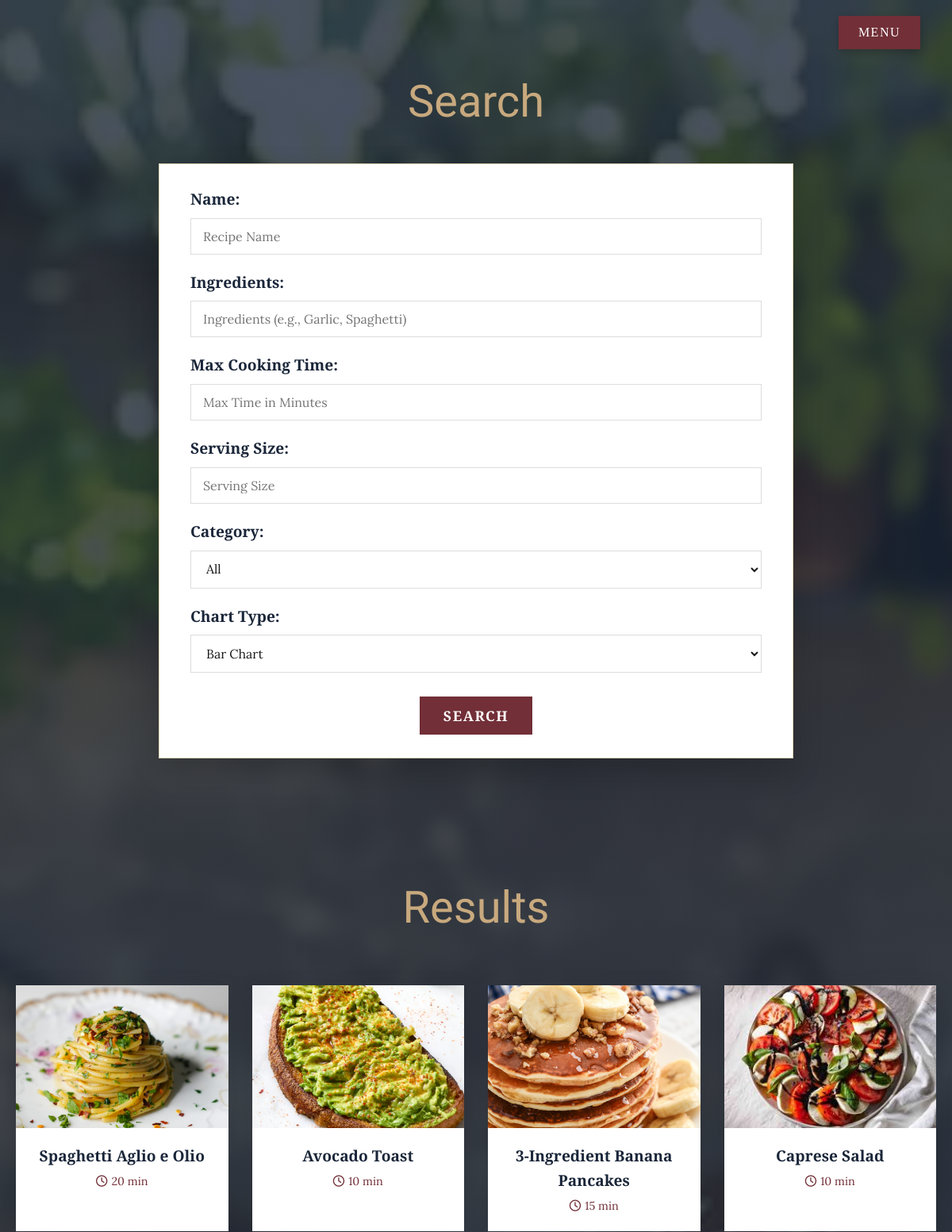
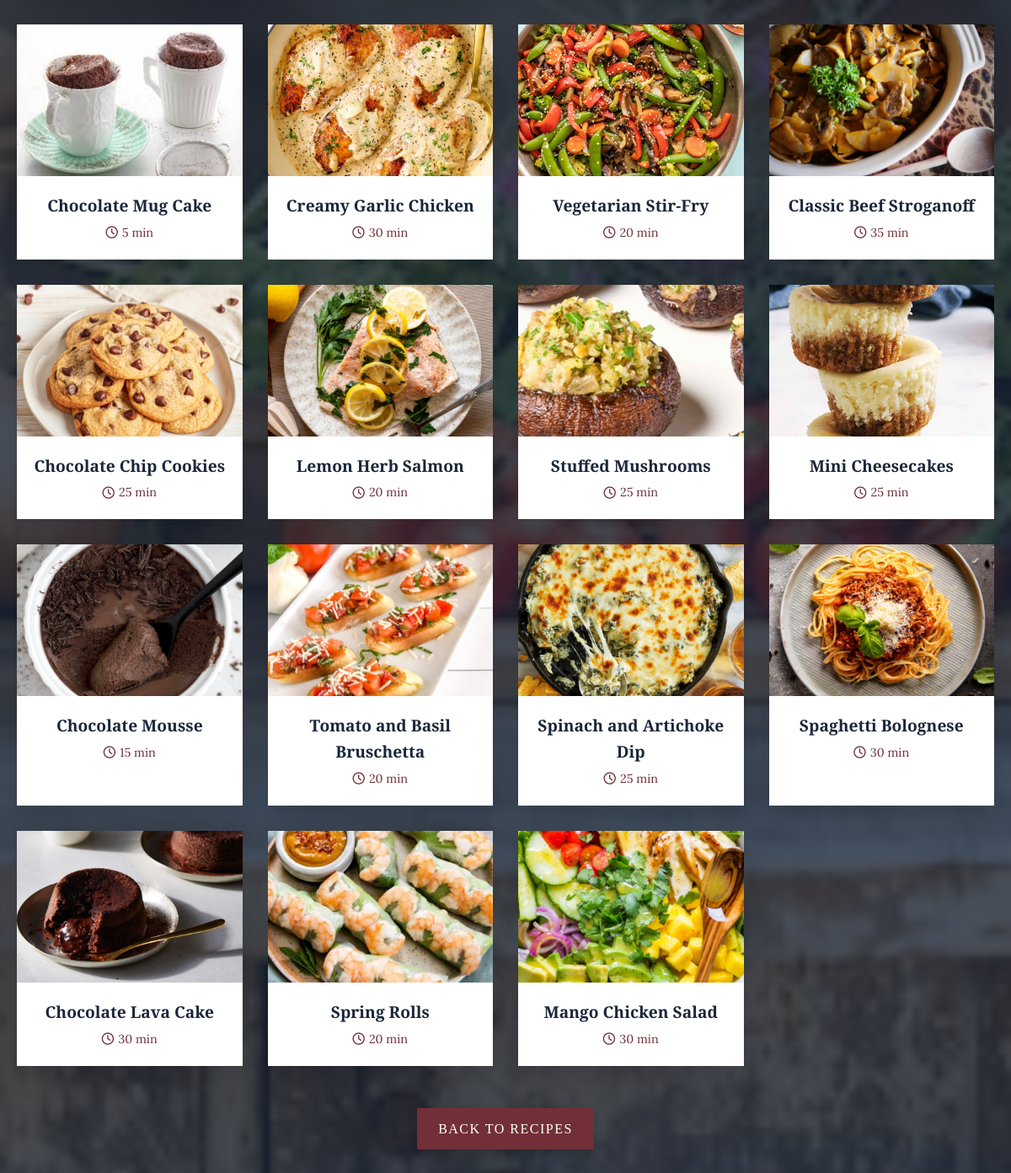
The app's page /search/ with its own data (2 pictures, top to bottom).
### recipes/models.py (models this page shows)
class Recipe(models.Model):
    name = models.CharField(max_length=100)
    ingredients = models.TextField()
    instructions = models.TextField()
    cooking_time = models.PositiveIntegerField()
    serving_size = models.PositiveIntegerField()
    image = models.ImageField(upload_to="recipes/")
    category = models.CharField(
        max_length=50,
        choices=[
            ("main", "Main Course"),
            ("dessert", "Dessert"),
            ("appetizer", "Appetizer"),
        ],
    )

### recipes/views.py (the view, shortened to what this page needs)
# urls.py: path('search/', search_recipes, name='search_recipes'),
def search_recipes(request):
    form = RecipeSearchForm(request.GET or None)
    recipes = Recipe.objects.all()
    chart = None
    return render(request, 'recipes/search_results.html', {
        'form': form,
        'recipes': recipes,
        'chart': chart
    })

### recipes/templates/recipes/search_results.html (shortened to what this page needs)
{% load static %}
<!DOCTYPE html>
<html lang="en">
<head>
    <link rel="stylesheet" href="https://cdnjs.cloudflare.com/ajax/libs/font-awesome/6.1.1/css/all.min.css">
</head>
<body>
    <div class="navbar">
        <div class="dropdown">
            <button class="dropdown-button">Menu</button>
        </div>
    </div>
    <div class="page-title">
        <div class="subtitle"> Search</div>
    </div>
    <div class="search-form-container">
        <form method="get" class="search-form">
            {{ form.as_p }}
            <button type="submit" class="search-btn">Search</button>
        </form>
    </div>
    <div class="content-container">
        <div class="search-results">
            {% if recipes %}
            <div class="page-title">
                <div class="subtitle">Results</div>
            </div>
            <div class="recipe-grid">
                {% for recipe in recipes %}
                <article class="recipe-item">
                    <a href="{% url 'recipes:recipe_detail' recipe.id %}" class="recipe-link">
                        <img src="{{ recipe.image.url }}" alt="{{ recipe.name }}" class="recipe-image">
                        <div class="recipe-details">
                            <h3 class="recipe-name">{{ recipe.name }}</h3>
                            <div class="recipe-time">
                                <i class="far fa-clock"></i>
                                <span>{{ recipe.cooking_time }} min</span>
                            </div>
                        </div>
                    </a>
                </article>
                {% endfor %}
            </div>
            {% endif %}
        </div>
    </div>
    <div class="back-button-container">
        <a href="{% url 'recipes:recipe_list' %}" class="back-button">Back to Recipes</a>
    </div>
</body>
</html>

### records on screen
Recipe: image (picture), name "Spaghetti Aglio e Olio", cooking_time "20"
Recipe: image (picture), name "Avocado Toast", cooking_time "10"
Recipe: image (picture), name "3-Ingredient Banana Pancakes", cooking_time "15"
Recipe: image (picture), name "Caprese Salad", cooking_time "10"
Recipe: image (picture), name "Chocolate Mug Cake", cooking_time "5"
Recipe: image (picture), name "Creamy Garlic Chicken", cooking_time "30"
Recipe: image (picture), name "Vegetarian Stir-Fry", cooking_time "20"
Recipe: image (picture), name "Classic Beef Stroganoff", cooking_time "35"
Recipe: image (picture), name "Chocolate Chip Cookies", cooking_time "25"
Recipe: image (picture), name "Lemon Herb Salmon", cooking_time "20"
Recipe: image (picture), name "Stuffed Mushrooms", cooking_time "25"
Recipe: image (picture), name "Mini Cheesecakes", cooking_time "25"
Recipe: image (picture), name "Chocolate Mousse", cooking_time "15"
Recipe: image (picture), name "Tomato and Basil Bruschetta", cooking_time "20"
Recipe: image (picture), name "Spinach and Artichoke Dip", cooking_time "25"
Recipe: image (picture), name "Spaghetti Bolognese", cooking_time "30"
Recipe: image (picture), name "Chocolate Lava Cake", cooking_time "30"
Recipe: image (picture), name "Spring Rolls", cooking_time "20"
Recipe: image (picture), name "Mango Chicken Salad", cooking_time "30"
